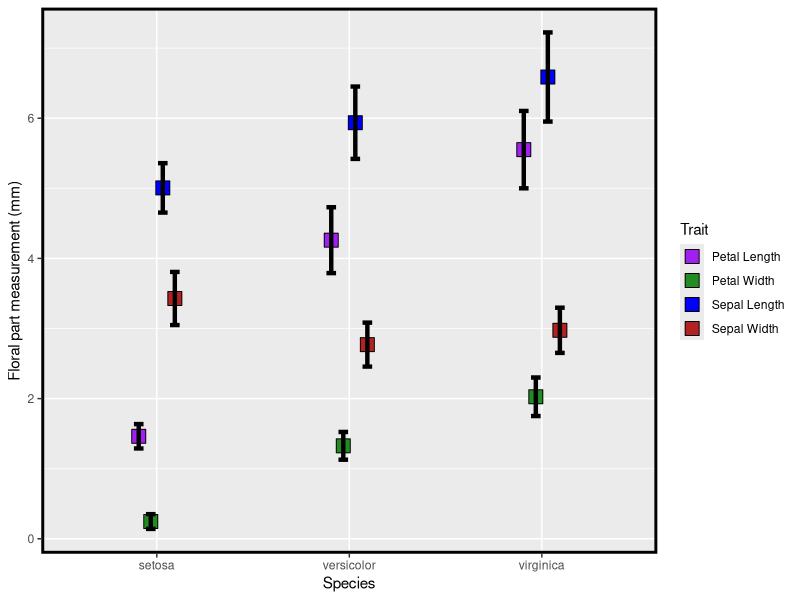
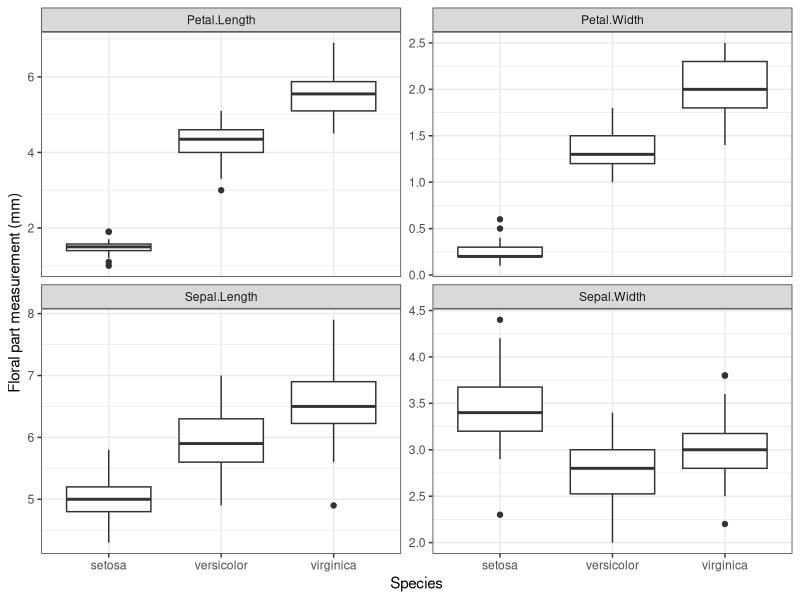

The R source for these figures, in order:
###############################################
##### LOAD AND VIEW FISHER'S IRIS DATA USING BASE R #################
data(iris) # load data (already exists in base R)
head(iris) # print first 6 lines of dataset
tail(iris) # print last 6 lines of dataset

str(iris) # print 'structure' of dataset giving you info about each column
 

#################################################################################
######## making and modifying variables ###################################################

### make a new column that is a unique number
iris$Plant <- 1:length(iris$Species)

### make a new column that is total petal and sepal length
iris$PetSep.Length <- iris$Petal.Length+iris$Sepal.Length

### make a new column that log-transforms PetSep.Length
iris$lnPS.Len <- log(iris$PetSep.Length)

### make a new column for 'genus'. The only values you want is "Iris"
iris$Genus <- 'Iris'

### combine two columns
?paste
iris$GenSpp <- paste(iris$Genus, iris$Species, sep="_")

### change Species=='versicolor' to 'versi' in the GenSpp column
# sub() can be used for replacement but will only do 1 replacement
# gsub() can also be used for replacement but will all matching instances
?gsub

iris$GenSpp <- gsub('versicolor', 'versi', iris$GenSpp )  ## looks for 'versicolor' and replaces it with 'versi' in the column iris$Species
                                                           ## use caution when overwriting a column!! 
                                                           ## (it will remain unchanged in your original file though)

### use gsub() to add genus name to species column (alternative to making new column and then pasting together)
iris$GenSpp1 <- gsub('.*^', 'Iris_', iris$Species)

#########################################################################################
#### LOAD AND VIEW FISHER'S IRIS DATA USING TIDYVERSE ######################################################
library(tidyverse)      # load package tidyverse (install if needed)

data(iris)               # reload iris to clear changes from above
iris1 <- as_tibble(iris) # load iris and convert to tibble

str(iris1)         ## same as str() above
glimpse(iris1)     ## similar to str(), just glimpses data


##########################################################################################
######## making and modifying variables ###################################################

## mutate() will allow you create and modify variables
iris1 <- iris1 %>% mutate(Plant=1:length(iris1$Species), PetSep.Length=Petal.Length+Sepal.Length, lnPS.Len=log(PetSep.Length), 
                          Genus='Iris', GenSpp=gsub('.*^', 'Iris_', .$Species)) 
          ## note that I am overwriting iris1. Use with caution


### summarize() calculates means, sd, min, max, etc. on a dataset
### summarize() summarise() 

iris1 %>% summarize(mean(Petal.Length))  ## mean of Petal.Length in dplyr

mean(iris1$Petal.Length) ## mean of Petal.Length in base R

### summarize lnPS.Len by Species
means_PetLen1 <- iris1 %>% group_by(Species) %>% summarize(Petal.Length_mean=mean(Petal.Length))

means_PetLen2 <- aggregate(Petal.Length~Species, FUN="mean", data=iris1)


### summarize multiple variables by species use summarize_all()
means1 <- iris1 %>% select(Sepal.Length, Sepal.Width, Petal.Length, Petal.Width, lnPS.Len, Species) %>%  group_by(Species) %>% 
  summarize_all(list(mean=mean,sd=sd,n=length))


###############################################################################################################################
### reshape data for better usability #########################################################################################

### reshape data from wide to long
iris_long <- iris1 %>% group_by(Species) %>% 
  pivot_longer(cols=c(Sepal.Length, Sepal.Width, Petal.Length, Petal.Width, lnPS.Len), names_to = 'Trait', values_to = 'value')

### calculate mean, sd, and n for each Species X trait combo and then calculate SE
means2 <- iris_long %>% group_by(Species,Trait) %>% summarize(mean=mean(value), sd=sd(value), n=length(value)) %>% 
  mutate(se=sd/sqrt(n)) %>% filter(Trait!='lnPS.Len')

### note that lines 83-84 and 87-88 could all be done in one long piped command
means2a <- iris1 %>% group_by(Species) %>% 
  pivot_longer(cols=c(Sepal.Length, Sepal.Width, Petal.Length, Petal.Width, lnPS.Len), names_to = 'Trait', values_to = 'value') %>% 
  group_by(Species,Trait) %>% summarize(mean=mean(value), sd=sd(value), n=length(value)) %>% 
  mutate(se=sd/sqrt(n)) %>% filter(Trait!='lnPS.Len')

#################################################################################################################################
### make plot, below are two plots to start with. One is ineffective and one is more effective.

ggplot(data=means2, aes(x=Species, y=mean, fill=Trait)) + 
  geom_point(size=5, position=position_dodge(width=0.25), pch=22) + labs(y="Floral part measurement (mm)") +
  geom_errorbar(aes(ymin=(mean-sd), ymax=(mean+sd)), width=.2, position=position_dodge(width=0.25), lwd=1.5) +
  scale_fill_manual(values=c("purple", "forestgreen","blue","firebrick"), labels=c("Petal Length","Petal Width", "Sepal Length", "Sepal Width")) +
  theme(panel.border=element_rect(color="black",size=2, fill=NA))+xlab("Species")

ggplot(data=iris_long %>% filter(Trait!='lnPS.Len'), aes(x=Species, y=value)) + 
  geom_boxplot() + 
  facet_wrap(~Trait, scales = 'free_y')+
  labs(y="Floral part measurement (mm)") +
  scale_color_manual(values=c("purple", "forestgreen","blue","firebrick")) +
  theme_bw()

